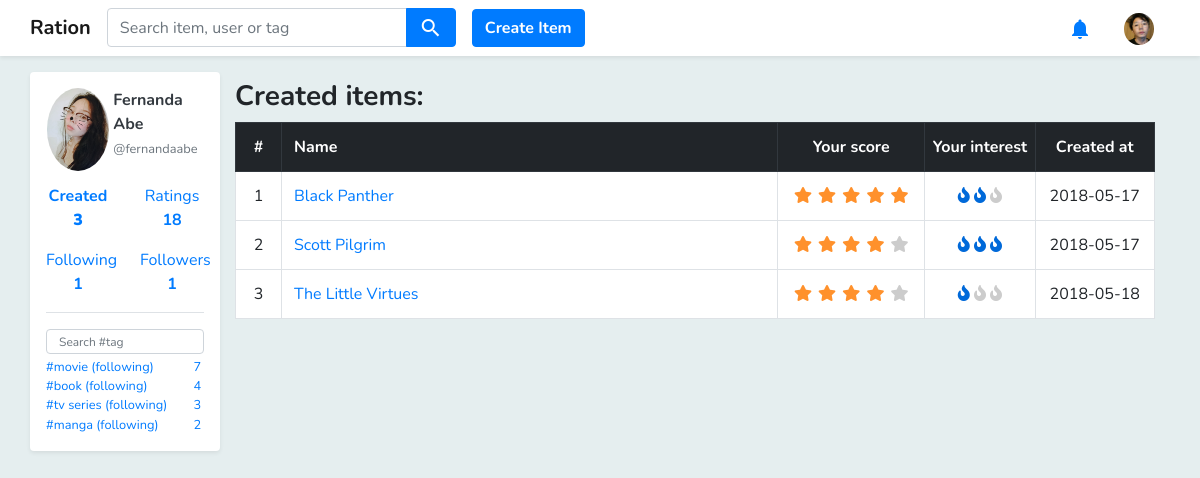
The app's page /user/fernandaabe/created (signed in) with its own data.
### core/models.py (models this page shows, shortened)
class Profile(models.Model):
    user = models.OneToOneField(
        User,
        related_name='profile',
        on_delete=models.CASCADE,
        primary_key=True
    )
    fullname = models.CharField(max_length=100)
    picture = models.ImageField(upload_to='profile_pics', blank=True, default="profile_pics/default.png")
    bio = models.TextField(null=True, blank=True)
    location = models.TextField(null=True, blank=True)
    website = models.TextField(null=True, blank=True)

class User_Item(models.Model):
    user = models.ForeignKey(User, related_name='user_items', on_delete=models.CASCADE)
    item = models.ForeignKey(Item, related_name='user_items', on_delete=models.CASCADE)
    rating = models.FloatField(validators=[MinValueValidator(1), MaxValueValidator(5)], null=True, blank=True)
    interest = models.FloatField(validators=[MinValueValidator(1), MaxValueValidator(3)], null=True, blank=True)

class Following(models.Model):
    follower = models.ForeignKey(User, on_delete=models.CASCADE)
    user_tag = models.ForeignKey(User_Tag, on_delete=models.CASCADE)

class User_Tag(models.Model):
    user = models.ForeignKey(User, on_delete=models.CASCADE)
    tag = models.ForeignKey(Tag, on_delete=models.CASCADE)
    item_count = models.IntegerField()
    is_private = models.NullBooleanField()

class Tag(models.Model):
    name = models.TextField()
    is_official = models.BooleanField(default=0)

class Item(models.Model):
    name = models.CharField(max_length=255)
    description = models.TextField(null=True, blank=True)
    url = models.CharField(max_length=255, null=True, blank=True)
    is_official = models.BooleanField(default=0)
    tags = models.ManyToManyField(Tag, related_name='items', blank=True)
    creator = models.ForeignKey(User, on_delete=models.CASCADE)
    created_at = models.DateTimeField(auto_now_add=True)
    image = models.ImageField(upload_to='item_icons', blank=True, default="item_icons/default.png")
    avg_rating = models.FloatField(null=True)
    avg_interest = models.FloatField(null=True)

### core/views.py (the view)
# urls.py: path('user/<str:username>/created', views.user_created_item_list, name='user_created_item_list'),
def user_created_item_list(request, username):
    user = get_object_or_404(User, username=username)
    item_list = Item.objects.filter(creator=user)
    return render(request, 'user_created_item_list.html', {'item_list': item_list,
                                                           'user': user, })

### templates/user_created_item_list.html (shortened to what this page needs)
{% extends "base.html" %}
{% load utils %}
{% block content %}
<div class="pb-2 container">
    <div class="row">
        {% include 'includes/left_container.html' %}
        <div class="col-10">
            <h3 class="mt-2 font-weight-bold">Created items: </h3>
            <table class="table table-bordered bg-white">
                <tr class="thead-dark">
                    <th class="align-middle text-center" style="width: 5%">#</th>
                    <th class="align-middle">Name</th>
                    <th class="align-middle text-center" style="width: 16%">Your score</th>
                    <th class="align-middle text-center pl-0 pr-0" style="width: 12%">Your interest</th>
                    <th class="align-middle text-center" style="width: 13%">Created at</th>
                </tr>
                {% for item in item_list %}
                <tr>
                    <td class="align-middle text-center">
                        {{ forloop.counter }}
                    </td>
                    <td class="align-middle">
                        <a href="{% url 'item' item.id %}">{{ item.name }}</a>
                    </td>
                    <td class="text-center align-middle">
                        <div class="rating-stars text-center">
                            <ul class="stars mb-0" data-value="{{ item.id}}">
                                {%get_user_score_by_item request.user item as your_score%}
                                <li class="star {% if your_score >= 1 %}selected{% endif %}"
                                    title="Horrible" data-value="1">
                                    <i class='fa fa-star fa-fw'></i>
                                </li>
                                <li class="star {% if your_score >= 2 %}selected{% endif %}"
                                    title="Bad" data-value="2">
                                    <i class='fa fa-star fa-fw'></i>
                                </li>
                                <li class="star {% if your_score >= 3 %}selected{% endif %}"
                                    title="Normal" data-value="3">
                                    <i class='fa fa-star fa-fw'></i>
                                </li>
                                <li class="star {% if your_score >= 4 %}selected{% endif %}"
                                    title="Good" data-value="4">
                                    <i class='fa fa-star fa-fw'></i>
                                </li>
                                <li class="star {% if your_score >= 5 %}selected{% endif %}"
                                    title="Excellent" data-value="5">
                                    <i class='fa fa-star fa-fw'></i>
                                </li>
                            </ul>
                        </div>
                    </td>
                    {% get_interest_by_user_and_item request.user item as interest %}
                    <td class="text-center align-middle">
                        <div class="interest-flames text-center">
                            <ul class="flames mb-0" data-value="{{ item.id }}">
                                <li class="flame {% if interest >= 1 %}selected{% endif %}"
                                    title="Not interested" data-value="1">
                                    <i class="fas fa-fire"></i>
                                </li>
                                <li class="flame {% if interest >= 2 %}selected{% endif %}"
                                    title="Interested" data-value="2">
                                    <i class="fas fa-fire"></i>
                                </li>
                                <li class="flame {% if interest >= 3 %}selected{% endif %}"
                                    title="Very interested!" data-value="3">
                                    <i class="fas fa-fire"></i>
                                </li>
                            </ul>
                        </div>
                    </td>
                    <td class="text-center align-middle">
                        {{ item.created_at|date:'Y-m-d' }}
                    </td>
                </tr>
                {% endfor %}
            </table>
        </div>
    </div>
</div>
{% endblock %}

### templates/base.html (shortened to what this page needs)
{% load staticfiles %}
<!DOCTYPE html>
<html lang="en">
<head>
    <link rel="stylesheet" href="{% static 'styles/bootstrap.css' %}">
    <link rel="stylesheet" href="https://use.fontawesome.com/releases/v5.0.13/css/all.css"
>
    <link rel="stylesheet" href="{% static 'styles/jquery-ui.css' %}" type="text/css" media="all"/>
    <link href="{% static 'styles/main.css' %}" rel="stylesheet">
</head>
<body class="body">
<div class="pt-5"></div>
<nav class="navbar fixed-top navbar-expand-sm bg-white navbar-light shadow-sm ">
    <div class="container pl-0 pr-0 ">
        <ul class="navbar-nav mr-auto">
            <li class="nav-item ">
                <a class="navbar-brand font-weight-bold" href="{% url 'home' %}">Ration</a>
            </li>
            <li class="nav-item">
                <form method="get" action="{% url 'search' %}">
                    <div class="input-group ui-widget">
                        <input id='search-box' type="text" class="form-control text-italic" name="q"
                               placeholder="Search item, user or tag" required
                               />
                        <div class="input-group-append">
                            <button class="btn btn-primary"><i class="material-icons align-middle">search</i></button>
                        </div>
                    </div>
                </form>
            </li>
            {% if request.user.is_authenticated %}
            <div class="pl-3 align-self-center">
                <a href="{% url 'create_item' %}">
                    <button type="button" class="btn btn-primary rounded font-weight-bold">Create Item</button>
                </a>
            </div>
            {% endif %}
        </ul>
        <ul class="navbar-nav">
            {% if request.user.is_authenticated %}
            <li class="nav-item pr-3">
                <a class="nav-link p-0" href="{% url 'notifications' %}">
                    <i class="material-icons pt-2 text-primary">
                    </i>
                </a>
            </li>
            <li class="nav-item dropdown">
                <a class="nav-link text-primary p-0" href="#" id="navbardrop"
                   data-toggle="dropdown">
                    <img class="rounded-circle mt-1 ml-3 mr-3" src="/media/{{ request.user.profile.picture }}"  width="30px"/>
                </a>
            </li>
            {% endif %}
        </ul>
    </div>
</nav>
{% block content %}{% endblock %}
</body>
</html>

### templates/includes/left_container.html (shortened to what this page needs)
{% load utils %}
<div class="col-2 pl-0 pr-0">
    {% if request.user.is_authenticated %}
    <div class="bg-white pl-3 pr-3 shadow-sm rounded">
        <div class="pt-3">
            {% if user.is_authenticated %}
            <div class="row">
                <div class="col-5 pl-3 pr-0">
                    <a href="{% url 'user' user.username %}">
                        <img class="rounded-circle w-100" src="/media/{{ user.profile.picture }}"/>
                    </a>
                </div>
                <div class="col-7 pl-1 pr-2">
                    <p>
                        <a href="{% url 'user' user.username %}" class="text-dark no-underline">
                            <b>{{ user.profile.fullname }}</b>
                            <br>
                            <small class="text-muted d-inline">@{{ user.username }}</small>
                        </a>
                    </p>
                </div>
            </div>
            <div class="row">
                <div class="col-6">
                    <div class="align-self-center">
                        <a class="nav-link text-center pl-0 pr-0 {% if '/created' in request.path %}font-weight-bold{% endif %}"
                           href="{% url 'user_created_item_list' user.username %}">Created
                            <br>
                            <b>
                                {%get_created_item_count_by_user user%}
                            </b>
                        </a>
                    </div>
                </div>
                <div class="col-6">
                    <div class="align-self-center">
                        <a class="nav-link text-center pl-0 pr-0  {% if '/ratings' in request.path %}font-weight-bold{% endif %}"
                           href="{% url 'rating_list' user.username %}">Ratings<br><b>{{user.user_items.all|length}}</b>
                        </a>
                    </div>
                </div>
            </div>
            <div class="row">
                <div class="col-6">
                    <div class="align-self-center">
                        <a class="nav-link text-center pl-0 pr-0  {% if '/following' in request.path %}font-weight-bold{% endif %}"
                           href="{% url 'following_list' user.username %}">Following
                            <br>
                            <b> {% get_following_count_by_user user %}</b>
                        </a>
                    </div>
                </div>
                <div class="col-6">
                    <div class="align-self-center">
                        <a class="nav-link text-center pl-0 pr-0  {% if '/followers' in request.path %}font-weight-bold{% endif %}"
                           href="{% url 'follower_list' user.username %}">Followers<br>
                            <b>{% get_follower_count_by_user user %}</b>
                        </a>
                    </div>
                </div>
            </div>
            <div class="mt-2 mb-3 container border-top"></div>
            <ul class="no-bullets pl-0 pb-3">
                <div class="form-group mb-1">
                    <input class="form-control user-tag-filter" type="text" placeholder="Search #tag"/>
                </div>
                {% for user_tag in user.get_user_tag_list %}
                {% if user_tag.user == request.user %}
                <li>
                    <small>
                        <a href="{% url 'rating_list' user.username %}?tag={{ user_tag.tag.name }}">
                            <div class="row no-gutters">
                                <div class="col-11">
                                    #{{ user_tag.tag.name }}
                                    {% if user_tag.is_private %}
                                    <i class="material-icons align-middle" style="font-size: 10px; color: #b5b5b5; ">
                                        lock
                                    </i>
                                    {% endif %}
                                </div>
                                <div class="col-1 text-center">
                                    {{ user_tag.item_count }}
                                </div>
                            </div>
                        </a>
                    </small>
                </li>
                {% else %}
                {% if user_tag.is_private == False %}
                <li>
                    <small>
                        <a href="{% url 'rating_list' user.username %}?tag={{ user_tag.tag.name }}">
                            <div class="row no-gutters">
                                <div class="col-11">
                                    #{{ user_tag.tag.name }}
                                    {% user_is_following_user_tag request.user user_tag as is_following %}
                                    {% if is_following %}
                                    (following)
                                    {% endif %}
                                </div>
                                <div class="col-1 text-center">
                                    {{ user_tag.item_count }}
                                </div>
                            </div>
                        </a>
                    </small>
                </li>
                {% endif %}
                {% endif %}
                {% endfor %}
            </ul>
            {% endif %}
        </div>
    </div>
    {% endif %}
</div>

### records on screen
User_Tag: tag.name "movie", item_count "7"
User_Tag: tag.name "book", item_count "4"
User_Tag: tag.name "tv series", item_count "3"
User_Tag: tag.name "manga", item_count "2"
Item: name "Black Panther", {{ item.id }} 23 (drawn), created_at "2018-05-17"
Item: name "Scott Pilgrim", {{ item.id }} 29 (drawn), created_at "2018-05-17"
Item: name "The Little Virtues", {{ item.id }} 36 (drawn), created_at "2018-05-18"

### other values on screen
{{ user.profile.fullname }} "Fernanda Abe"
{{ user.username }} "fernandaabe"
{{ user.user_items.all|length }} "18"
